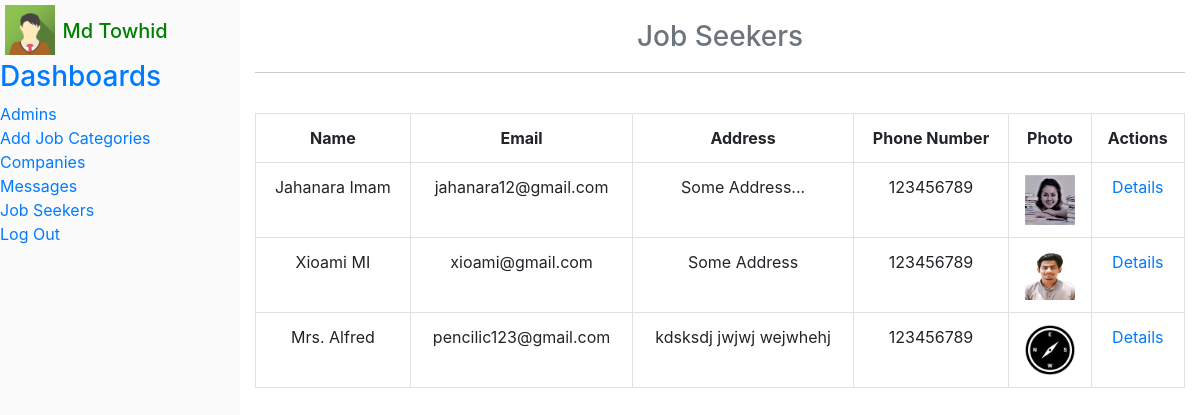
The app's page /Admin/job-seekers.php (signed in) with its own data.
### tables this page shows
CREATE TABLE `job_seekers` (
  `JobSeekerId` int(11) NOT NULL,
  `FirstName` varchar(300) NOT NULL,
  `LastName` varchar(300) NOT NULL,
  `Email` varchar(300) NOT NULL,
  `Address` varchar(300) NOT NULL,
  `Password` varchar(100) NOT NULL,
  `PhoneNo` varchar(300) NOT NULL,
  `ImageUrl` varchar(300) NOT NULL,
  `ActiveStatus` tinyint(1) NOT NULL,
  `CreationDate` date NOT NULL,
  `Gender` varchar(10) NOT NULL,
  `CVPath` varchar(500) NOT NULL
);

### Classes/database.php (called while the page is built, shortened)
<?php
class DB{
    public function __construct()
    {
        $servername = "localhost";
        $username = "root";
        $password = "";
        $dbname = "ict_job_db";
        $this->conn = new mysqli($servername, $username, $password, $dbname);
    }
}

### Classes/admin.php (called while the page is built, shortened)
<?php
include_once '../Classes/database.php';
class Admin extends DB
{
    public function getJobSeekers(){
        $query = "SELECT * FROM job_seekers";
        return $this->executeQuery($query) ? $this->executeQuery($query) : $this->conn->error;
    }
    public function executeQuery($query){
        return mysqli_query($this->conn, $query);
    }
}

### Admin/job-seekers.php (the view, shortened to what this page needs)
<?php
    include_once('./header.php');
    include_once('../Classes/admin.php');
    $admin = new Admin();
    $seekers = $admin->getJobSeekers();
?>
<div class="right">
    <div class="container">
        <div class="bodyTop">
            <h3 class="text-center text-muted">Job Seekers</h3>
        </div>
        <table class="table table-bordered table-condensed table-hover">
            <tr class="text-center">
                <th>Name</th>
                <th>Email</th>
                <th>Address</th>
                <th>Phone Number</th>
                <th>Photo</th>
                <th>Actions</th>
            </tr>
            <?php
                while($skr = mysqli_fetch_assoc($seekers)){?>
                <tr>
                    <td><?php echo $skr['FirstName'] . ' ' . $skr['LastName']; ?></td>
                    <td><?php echo $skr['Email'] ?></td>
                    <td><?php echo $skr['Address'] ?></td>
                    <td><?php echo $skr['PhoneNo'] ?></td>
                    <td><img style="width: 50px; height: 50px;" src="<?php echo $skr['ImageUrl'] ?>"></td>
                    <td><a href="job-seeker-details.php?seekerId=<?php echo $skr['JobSeekerId'] ?>">Details</a></td>
                </tr>
            <?php
                }
            ?>
        </table>
    </div>
</div>

### Assets/styles.css (style rules this page uses)
* { margin: 0; padding: 0; box-sizing: border-box; scroll-behavior: smooth; }
a, a:hover, a:focus { text-decoration: none; transition: .5s; }
.right { position: absolute; right: 0; top: 0; height: auto; width: calc(100% - 240px); padding: 20px 0; }
.bodyTop { margin-bottom: 40px; padding-bottom: 10px; border-bottom: 1px solid #ccc; }
table { text-align: center; }

### records on screen
job_seekers: FirstName "Jahanara", LastName "Imam", Email "jahanara12@gmail.com", Address "Some Address...", PhoneNo "123456789", ImageUrl (picture)
job_seekers: FirstName "Xioami", LastName "MI", Email "xioami@gmail.com", Address "Some Address", PhoneNo "123456789", ImageUrl (picture)
job_seekers: FirstName "Mrs.", LastName "Alfred", Email "pencilic123@gmail.com", Address "kdsksdj jwjwj wejwhehj", PhoneNo "123456789", ImageUrl (picture)

### other values on screen
$_SESSION['FirstName'] "Md"
$_SESSION['LastName'] "Towhid"
